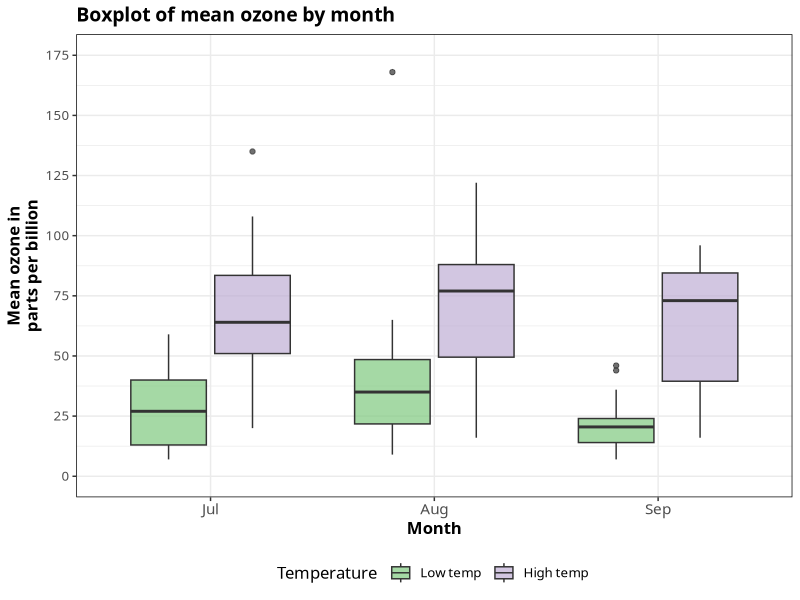
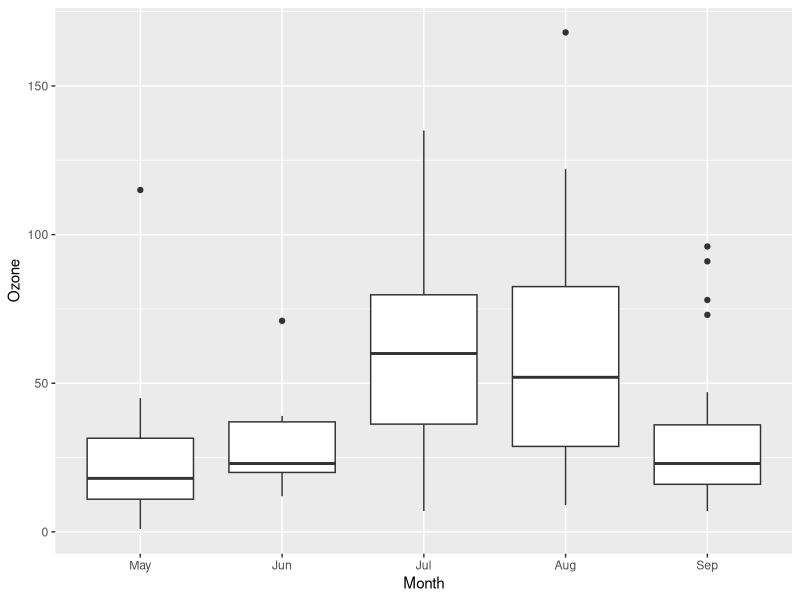
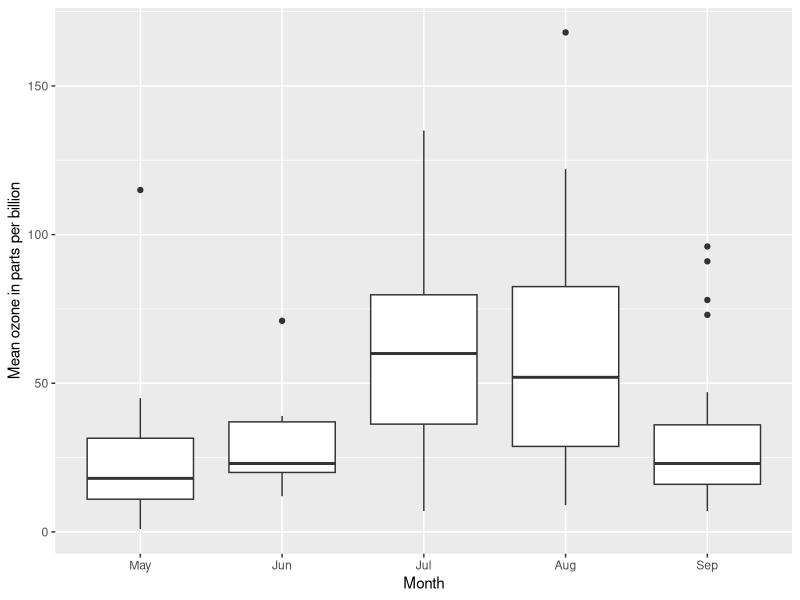
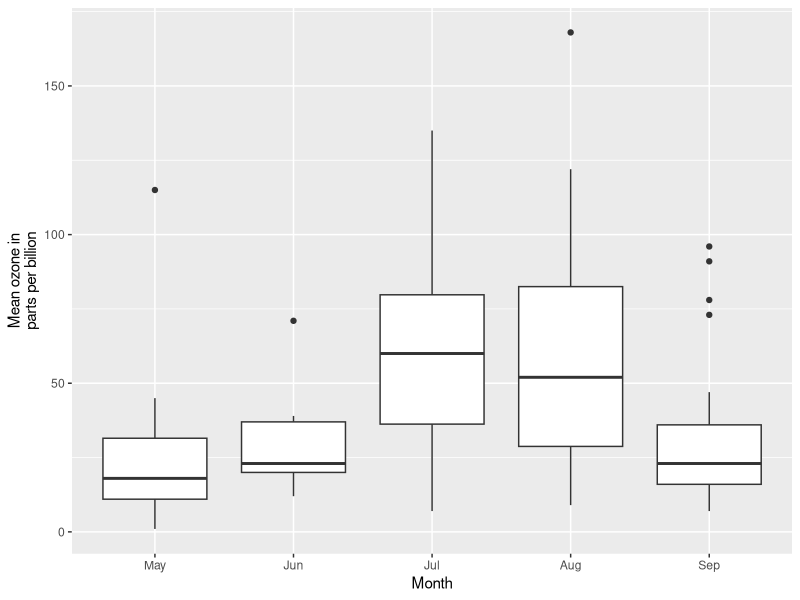
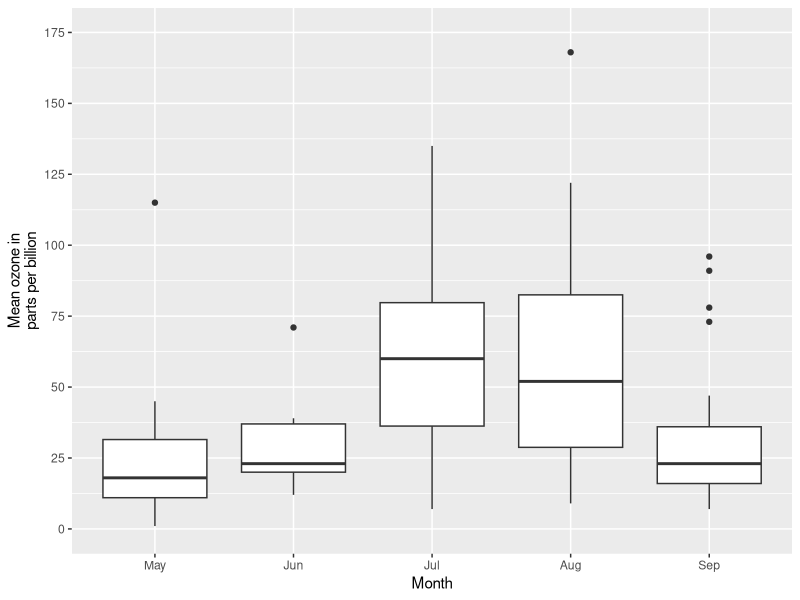
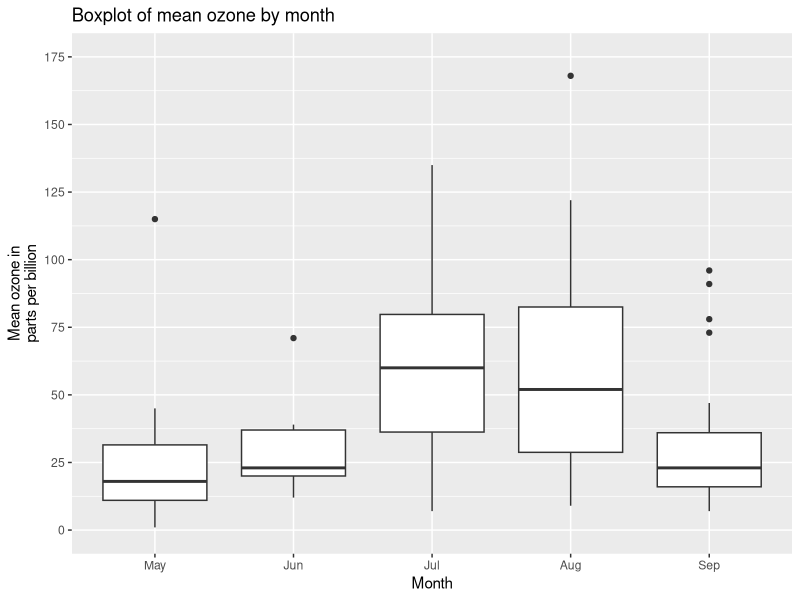
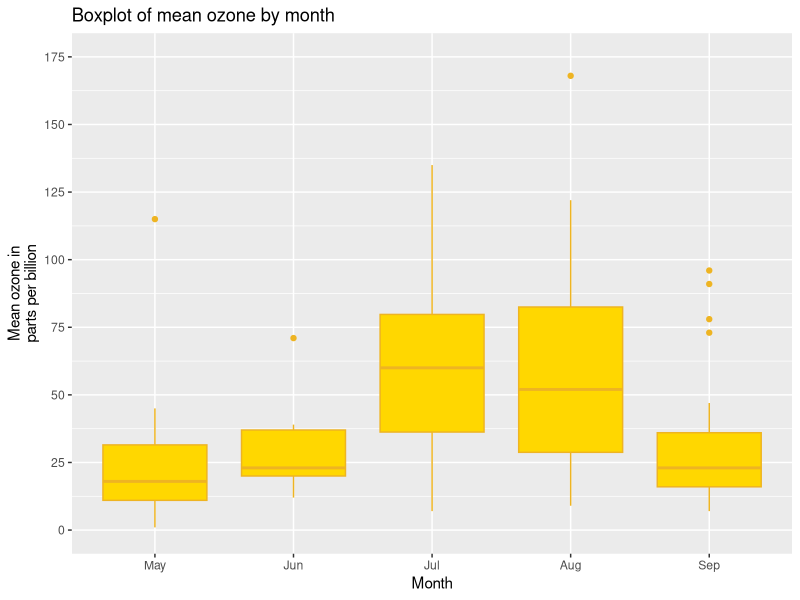
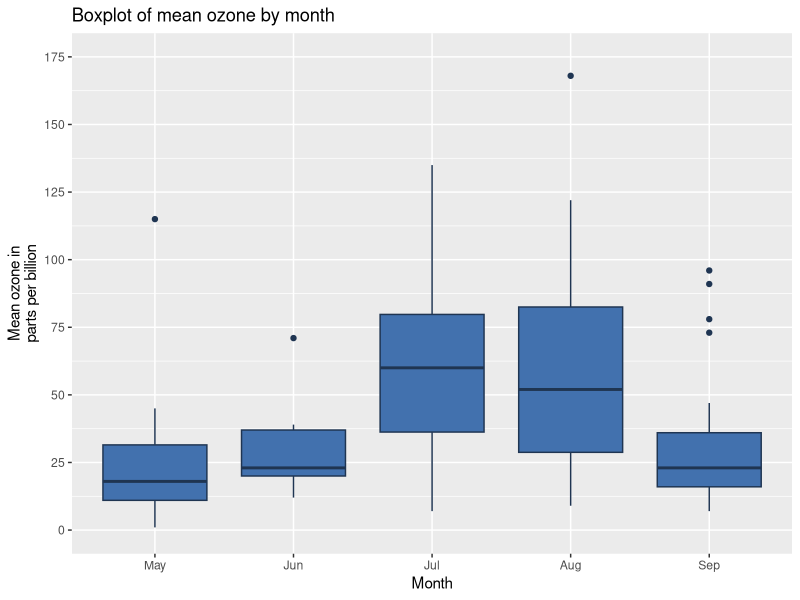

Here is the R script that generated these plots, in order: (Note: this script raises an error after producing the figures.)
## ---- chunk 1
knitr::opts_chunk$set(message = F, error = F, warning = F, comment = NA, fig.align = 'center', dpi = 96, fig.width=6, fig.height=5, tidy = F, cache.path = '10_Boxplots_cache_pdf/', fig.path = '10_Boxplots_pdf/', dev = 'quartz_pdf', dev.args=list(pointsize=12))
## ---- chunk 2
library(datasets)
library(ggplot2)
library(ggthemes)
library(grid)
library(RColorBrewer)

data(airquality)

airquality$Month <- factor(airquality$Month, 
    labels = c("May", "Jun", "Jul", "Aug", "Sep"))

airquality_trimmed2 <- airquality[which(airquality$Month == "Jul" |
    airquality$Month == "Aug" |
    airquality$Month == "Sep"), ]
airquality_trimmed2$Temp.f <- factor(ifelse(airquality_trimmed2$Temp > mean(airquality_trimmed2$Temp), 1, 0),
    labels = c("Low temp ", "High temp "))
p10 <- ggplot(airquality_trimmed2, aes(x = Month, y = Ozone, fill = Temp.f)) + 
  geom_boxplot(alpha=0.7) +
  scale_y_continuous(name = "Mean ozone in\nparts per billion",
    breaks = seq(0, 175, 25), limits=c(0, 175)) +
  scale_x_discrete(name = "Month") +
  ggtitle("Boxplot of mean ozone by month") +
  theme_bw() +
  theme(plot.title = element_text(size = 14, family = "Tahoma", face = "bold"),
    panel.border = element_rect(colour = "black", fill=NA, size=.5),
    text = element_text(size = 12, family = "Tahoma"),
    axis.title = element_text(face="bold"),
    axis.text.x=element_text(size = 11),
    legend.position = "bottom") +
  scale_fill_brewer(palette = "Accent") +
  labs(fill = "Temperature ")
p10
## ---- chunk 3
library(datasets)
library(ggplot2)
library(ggthemes)
library(grid)
library(RColorBrewer)

data(airquality)
airquality$Month <- factor(airquality$Month, 
    labels = c("May", "Jun", "Jul", "Aug", "Sep"))
## ---- chunk 4
p10 <- ggplot(airquality, aes(x = Month, y = Ozone)) + 
  geom_boxplot()
p10
## ---- chunk 5
p10 <- p10 + scale_x_discrete(name = "Month") +
  scale_y_continuous(name = "Mean ozone in parts per billion")
p10
## ---- chunk 6
p10 <- p10 + scale_y_continuous(name = "Mean ozone in\nparts per billion")
p10
## ---- chunk 7
p10 <- p10 + scale_y_continuous(name = "Mean ozone in\nparts per billion",
    breaks = seq(0, 175, 25), limits=c(0, 175))
p10
## ---- chunk 8
p10 <- p10 + ggtitle("Boxplot of mean ozone by month")
p10
## ---- chunk 9
fill <- "gold1"; line <- "goldenrod2"

p10 <- ggplot(airquality, aes(x = Month, y = Ozone)) + 
  geom_boxplot(fill = fill, colour = line) +
  scale_y_continuous(name = "Mean ozone in\nparts per billion",
    breaks = seq(0, 175, 25), limits=c(0, 175)) +
  scale_x_discrete(name = "Month") +
  ggtitle("Boxplot of mean ozone by month")
p10
## ---- chunk 10
fill <- "#4271AE"; line <- "#1F3552"

p10 <- ggplot(airquality, aes(x = Month, y = Ozone)) + 
  geom_boxplot(fill = fill, colour = line) +
  scale_y_continuous(name = "Mean ozone in\nparts per billion",
    breaks = seq(0, 175, 25), limits=c(0, 175)) +
  scale_x_discrete(name = "Month") +
  ggtitle("Boxplot of mean ozone by month")
p10
## ---- chunk 11
p10 <- ggplot(airquality, aes(x = Month, y = Ozone)) + 
  geom_boxplot(fill = fill, colour = line,
    alpha = 0.7) +
  scale_y_continuous(name = "Mean ozone in\nparts per billion",
    breaks = seq(0, 175, 25), limits=c(0, 175)) +
  scale_x_discrete(name = "Month") +
  ggtitle("Boxplot of mean ozone by month")
p10
## ---- chunk 12
p10 <- ggplot(airquality, aes(x = Month, y = Ozone)) + 
  geom_boxplot(fill = fill, colour = line, alpha = 0.7,
    outlier.colour = "#1F3552", outlier.shape = 20) +
  scale_y_continuous(name = "Mean ozone in\nparts per billion",
    breaks = seq(0, 175, 25), limits=c(0, 175)) +
  scale_x_discrete(name = "Month") +
  ggtitle("Boxplot of mean ozone by month")
p10
## ---- chunk 13
p10 <- p10 + theme_bw()
p10
## ---- chunk 14
p10 <- ggplot(airquality, aes(x = Month, y = Ozone)) + 
  geom_boxplot(colour = "black", fill = "#56B4E9") +
  scale_y_continuous(name = "Mean ozone in\nparts per billion",
    breaks = seq(0, 175, 25), limits=c(0, 175)) +
  scale_x_discrete(name = "Month") +
  ggtitle("Boxplot of mean ozone by month") +
  theme(axis.line.x = element_line(size=.5, colour = "black"), 
    axis.line.y = element_line(size=.5, colour = "black"),     
    axis.text.x=element_text(colour="black", size = 10), 
    axis.text.y=element_text(colour="black", size = 10), 
    legend.position="bottom", 
    legend.direction="horizontal",
    legend.box = "horizontal", 
    legend.key = element_blank(),
    panel.grid.major = element_blank(),
    panel.grid.minor = element_blank(), 
    panel.border = element_blank(),
    panel.background = element_blank(),
    plot.title=element_text(family="xkcd-Regular"), 
    text=element_text(family="xkcd-Regular")) 
p10
## ---- chunk 15
p10 <- ggplot(airquality, aes(x = Month, y = Ozone)) + 
  geom_boxplot(fill = fill, colour = line) +
  scale_y_continuous(name = "Mean ozone in\nparts per billion",
    breaks = seq(0, 175, 25), limits=c(0, 175)) +
  scale_x_discrete(name = "Month") +
  ggtitle("Boxplot of mean ozone by month") +
  theme_economist() + scale_fill_economist() +
  theme(axis.line.x = element_line(size=.5, colour = "black"),
    axis.title = element_text(size = 12),
    legend.position="bottom", 
    legend.direction="horizontal",
    legend.box = "horizontal", 
    legend.text = element_text(size = 10),
    text = element_text(family = "OfficinaSanITC-Book"),
    plot.title = element_text(family="OfficinaSanITC-Book"))
p10
## ---- chunk 16
p10 <- ggplot(airquality, aes(x = Month, y = Ozone)) + 
  geom_boxplot(fill = fill, colour = line) +
  scale_y_continuous(name = "Mean ozone in\nparts per billion",
    breaks = seq(0, 175, 25), limits=c(0, 175)) +
  scale_x_discrete(name = "Month") +
  ggtitle("Boxplot of mean ozone by month") +
  theme_fivethirtyeight() + scale_fill_fivethirtyeight() +   
  theme(axis.title = element_text(family="Atlas Grotesk Regular"),
    legend.position="bottom", 
    legend.direction="horizontal",
    legend.box = "horizontal", 
    legend.title=element_text(family="Atlas Grotesk Regular", size = 10),
    legend.text=element_text(family="Atlas Grotesk Regular", size = 10),
    plot.title=element_text(family="Atlas Grotesk Medium"), 
    text=element_text(family="DecimaMonoPro")) 
p10
## ---- chunk 17
fill <- "#4271AE"; lines <- "#1F3552"

p10 <- ggplot(airquality, aes(x = Month, y = Ozone)) + 
  geom_boxplot(colour = lines, fill = fill,
    size = 1) +
  scale_y_continuous(name = "Mean ozone in\nparts per billion",
    breaks = seq(0, 175, 25), limits=c(0, 175)) +
  scale_x_discrete(name = "Month") +
  ggtitle("Boxplot of mean ozone by month") +
  theme_bw() +
  theme(panel.border = element_rect(colour = "black", fill=NA, size=.5),
    panel.grid.major = element_line(colour = "#d3d3d3"), 
    panel.grid.minor = element_blank(), 
    panel.border = element_blank(), panel.background = element_blank(),
    plot.title = element_text(size = 14, family = "Tahoma", face = "bold"),
    text=element_text(family = "Tahoma"), 
    axis.title = element_text(face="bold"),
    axis.text.x = element_text(colour="black", size = 11),
    axis.text.y = element_text(colour="black", size = 9)) 
p10
## ---- chunk 18
p10 <- p10 + geom_jitter()
p10
## ---- chunk 19
p10 <- ggplot(airquality, aes(x = Month, y = Ozone)) + 
  geom_boxplot(colour = lines, fill = fill,
    size = 1, notch = TRUE) +
  scale_y_continuous(name = "Mean ozone in\nparts per billion",
    breaks = seq(0, 175, 25), limits=c(0, 175)) +
  scale_x_discrete(name = "Month") +
  ggtitle("Boxplot of mean ozone by month") +
  theme_bw() +
  theme(panel.border = element_rect(colour = "black", fill=NA, size=.5),
    panel.grid.major = element_line(colour = "#d3d3d3"), 
    panel.grid.minor = element_blank(), 
    panel.border = element_blank(), panel.background = element_blank(),
    plot.title = element_text(size = 14, family = "Tahoma", face = "bold"),
    text=element_text(family="Tahoma"), 
    axis.title = element_text(face="bold"),
    axis.text.x=element_text(colour="black", size = 11), 
    axis.text.y=element_text(colour="black", size = 9)) 
p10
## ---- chunk 20
airquality_trimmed <- airquality[which(airquality$Month == "Jul" |
    airquality$Month == "Aug" | airquality$Month == "Sep"), ]
airquality_trimmed$Temp.f <- factor(ifelse(airquality_trimmed$Temp > mean(airquality_trimmed$Temp), 1, 0),
    labels = c("Low temp ", "High temp "))

p10 <- ggplot(airquality_trimmed, aes(x = Month, y = Ozone)) + 
  geom_boxplot(fill = fill, colour = line,
    alpha = 0.7) +
  scale_y_continuous(name = "Mean ozone in\nparts per billion",
    breaks = seq(0, 175, 50), limits=c(0, 175)) +
  scale_x_discrete(name = "Month") +
  ggtitle("Boxplot of mean ozone by month") +
  theme_bw() +
  theme(plot.title = element_text(size = 14, family = "Tahoma", face = "bold"),
    panel.border = element_rect(colour = "black", fill=NA, size=.5),
    text = element_text(size = 12, family = "Tahoma"),
    axis.title = element_text(face="bold"),
    axis.text.x=element_text(size = 11)) +
  facet_grid(. ~ Temp.f)
p10
## ---- chunk 21
p10 <- ggplot(airquality_trimmed, aes(x = Month, y = Ozone, fill = Temp.f)) + 
  geom_boxplot(alpha=0.7) +
  scale_y_continuous(name = "Mean ozone in\nparts per billion",
    breaks = seq(0, 175, 25), limits=c(0, 175)) +
  scale_x_discrete(name = "Month") +
  ggtitle("Boxplot of mean ozone by month") +
  theme_bw() +
  theme(plot.title = element_text(size = 14, family = "Tahoma", face = "bold"),
    panel.border = element_rect(colour = "black", fill=NA, size=.5),
    text = element_text(size = 12, family = "Tahoma"),
    axis.title = element_text(face="bold"),
    axis.text.x=element_text(size = 11)) +
  scale_fill_brewer(palette = "Accent")
p10
## ---- chunk 22
p10 <- ggplot(airquality_trimmed, aes(x = Month, y = Ozone, fill = Temp.f)) + 
  geom_boxplot(alpha=0.7) +
  scale_y_continuous(name = "Mean ozone in\nparts per billion",
    breaks = seq(0, 175, 25), limits=c(0, 175)) +
  scale_x_discrete(name = "Month") +
  ggtitle("Boxplot of mean ozone by month") +
  theme_bw() +
  theme(plot.title = element_text(size = 14, family = "Tahoma", face = "bold"), 
    panel.border = element_rect(colour = "black", fill=NA, size=.5),
    text = element_text(size = 12, family = "Tahoma"),
    axis.title = element_text(face="bold"),
    axis.text.x=element_text(size = 11),
    legend.position = "bottom") +
  scale_fill_brewer(palette = "Accent") +
  labs(fill = "Temperature ")
p10
